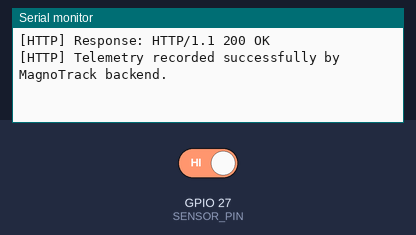
A sketch run on a simulated ESP32. Shown: the last lines printed to the serial monitor. Inputs (shaded band) come from the test bench; at power-on: GPIO 27 (SENSOR_PIN) HIGH. WiFi joins after 1.5 s; servers stay silent unless stated; uploads are accepted with an empty reply.

Above: at 3.7 s.
3.8 s: GPIO 27 (SENSOR_PIN) driven LOW
At 4.73 s:
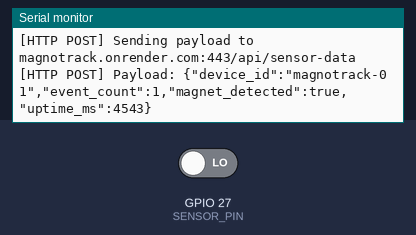
8.0 s: GPIO 27 (SENSOR_PIN) driven HIGH
At 8.74 s:
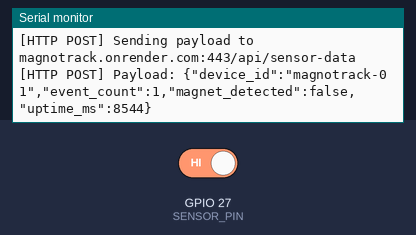
Timing chart, 0 to 11.0 s (numbered marks = the images above; inputs shaded):
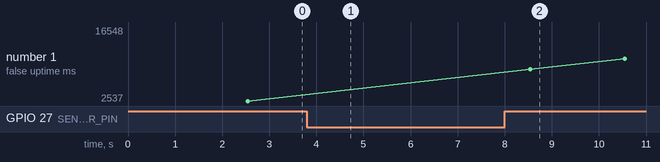

The sketch:

esp32_magnotrack.ino
```cpp
/*
 * ======================================================================================
 * MagnoTrack: IoT-Based Magnetic Event Logging & Activity Monitoring System
 * ======================================================================================
 * Hardware:
 *   - ESP32 Development Board (e.g., ESP32 DevKit V1)
 *   - A3144 Hall-Effect Sensor Module (HW-477 with onboard LM393 comparator)
 *   - Two Small Permanent Magnets (Neodymium or Ferrite)
 *
 * Pin Connections:
 *   - HW-477 VCC  -> ESP32 3.3V (protects ESP32 GPIO logic level)
 *   - HW-477 GND  -> ESP32 GND
 *   - HW-477 DO   -> ESP32 GPIO 27 (configured with INPUT_PULLUP)
 *   - HW-477 AO   -> Not Connected (A3144 is a digital threshold switch)
 *
 * Sensor Behavior:
 *   - A3144 is active LOW: DO = LOW when South magnetic pole is present.
 *   - DO = HIGH when no magnetic field is detected.
 *   - Interrupt triggered on FALLING edge increments cumulative event count.
 *   - 50ms software debounce suppresses mechanical/magnetic bounce.
 * ======================================================================================
 */

#include <WiFi.h>
#include <WiFiClientSecure.h>

// ======================================================================================
// 1. CONFIGURATION PARAMETERS
// ======================================================================================

// Wi-Fi or Mobile Hotspot Credentials
const char* WIFI_SSID     = "Al-Haji";       // Your Wi-Fi or Mobile Hotspot Name
const char* WIFI_PASSWORD = "94971148";      // Enter your Wi-Fi or Hotspot password

// Backend API Endpoint on Render
const char* API_URL       = "https://magnotrack.onrender.com/api/sensor-data";

// Device & Sensor Hardware Pins
const char* DEVICE_ID            = "magnotrack-01";
const int   SENSOR_PIN           = 27;    // GPIO 27 connected to HW-477 DO pin
const unsigned long TRANSMIT_INTERVAL_MS = 2000;  // Send telemetry every 2 seconds
const unsigned long DEBOUNCE_DELAY_US    = 50000; // 50ms debounce window

// ======================================================================================
// 2. GLOBAL VARIABLES & INTERRUPT SERVICE ROUTINE (ISR)
// ======================================================================================

volatile unsigned long cumulativeEvents = 0;
volatile unsigned long lastDebounceMicros = 0;
portMUX_TYPE isrMux = portMUX_INITIALIZER_UNLOCKED;

unsigned long lastTransmitMillis = 0;

// Interrupt Service Routine: increments cumulative event count on magnetic field trigger
void IRAM_ATTR onMagnetDetectedISR() {
  unsigned long currentMicros = micros();
  // 50,000 microseconds = 50ms software debounce
  if (currentMicros - lastDebounceMicros >= DEBOUNCE_DELAY_US) {
    portENTER_CRITICAL_ISR(&isrMux);
    cumulativeEvents++;
    lastDebounceMicros = currentMicros;
    portEXIT_CRITICAL_ISR(&isrMux);
  }
}

// Safely read cumulative event count from ISR variable
unsigned long getEventCountSafe() {
  unsigned long count;
  portENTER_CRITICAL(&isrMux);
  count = cumulativeEvents;
  portEXIT_CRITICAL(&isrMux);
  return count;
}

// ======================================================================================
// 3. WI-FI MANAGEMENT
// ======================================================================================

void connectWiFi() {
  if (WiFi.status() == WL_CONNECTED) return;

  Serial.println();
  Serial.println("==================================================");
  Serial.print("Connecting to Wi-Fi: ");
  Serial.println(WIFI_SSID);

  WiFi.mode(WIFI_STA);
  WiFi.begin(WIFI_SSID, WIFI_PASSWORD);

  unsigned long startAttempt = millis();
  int dots = 0;

  // Timeout after 25 seconds of connection attempts
  while (WiFi.status() != WL_CONNECTED && millis() - startAttempt < 25000) {
    delay(500);
    Serial.print(".");
    dots++;
    if (dots % 40 == 0) Serial.println();
  }

  Serial.println();
  if (WiFi.status() == WL_CONNECTED) {
    Serial.println(">>> Wi-Fi Connected Successfully!");
    Serial.print(">>> IP Assigned: ");
    Serial.println(WiFi.localIP());
    Serial.print(">>> Signal Strength (RSSI): ");
    Serial.print(WiFi.RSSI());
    Serial.println(" dBm");
  } else {
    Serial.println(">>> [WARNING] Wi-Fi connection timed out!");
    Serial.println(">>> Please verify SSID and password, and ensure 2.4 GHz band is enabled.");
  }
  Serial.println("==================================================");
}

// ======================================================================================
// 4. HTTP / HTTPS TELEMETRY TRANSMISSION (DIRECT SECURE SOCKET)
// ======================================================================================

void sendTelemetry() {
  if (WiFi.status() != WL_CONNECTED) {
    Serial.println("[HTTP] Wi-Fi not connected. Attempting reconnection...");
    connectWiFi();
    if (WiFi.status() != WL_CONNECTED) {
      Serial.println("[HTTP] Skipping transmission: No network connection.");
      return;
    }
  }

  // 1. Snapshot current hardware states
  unsigned long countSnapshot = getEventCountSafe();
  // HW-477 DO goes LOW when magnetic field is detected
  bool magnetDetected = (digitalRead(SENSOR_PIN) == LOW);
  unsigned long uptimeMs = millis();

  // 2. Build JSON payload string
  String payload = "{";
  payload += "\"device_id\":\"" + String(DEVICE_ID) + "\",";
  payload += "\"event_count\":" + String(countSnapshot) + ",";
  payload += "\"magnet_detected\":" + String(magnetDetected ? "true" : "false") + ",";
  payload += "\"uptime_ms\":" + String(uptimeMs);
  payload += "}";

  // 3. Parse host and path from API_URL
  String urlStr = String(API_URL);
  bool isHttps = urlStr.startsWith("https://");
  String temp = isHttps ? urlStr.substring(8) : (urlStr.startsWith("http://") ? urlStr.substring(7) : urlStr);

  int slashIdx = temp.indexOf('/');
  String host = (slashIdx >= 0) ? temp.substring(0, slashIdx) : temp;
  String path = (slashIdx >= 0) ? temp.substring(slashIdx) : "/";

  int port = isHttps ? 443 : 80;
  int colonIdx = host.indexOf(':');
  if (colonIdx >= 0) {
    port = host.substring(colonIdx + 1).toInt();
    host = host.substring(0, colonIdx);
  }

  Serial.printf("[HTTP POST] Sending payload to %s:%d%s\n", host.c_str(), port, path.c_str());
  Serial.print("[HTTP POST] Payload: ");
  Serial.println(payload);

  if (isHttps) {
    // Direct TLS/SSL connection with SNI support to prevent Cloudflare 400 errors
    WiFiClientSecure secureClient;
    secureClient.setInsecure(); // Skip certificate bundle validation on ESP32
    secureClient.setTimeout(10); // 10 second socket timeout

    if (!secureClient.connect(host.c_str(), port)) {
      Serial.println("[HTTP ERROR] Secure TLS handshake failed! Check network/host.");
      return;
    }

    // Send HTTP POST over encrypted TLS tunnel
    secureClient.print("POST " + path + " HTTP/1.1\r\n");
    secureClient.print("Host: " + host + "\r\n");
    secureClient.print("User-Agent: ESP32-MagnoTrack\r\n");
    secureClient.print("Content-Type: application/json\r\n");
    secureClient.print("Connection: close\r\n");
    secureClient.print("Content-Length: " + String(payload.length()) + "\r\n");
    secureClient.print("\r\n");
    secureClient.print(payload);

    // Wait for server response
    unsigned long timeout = millis();
    while (secureClient.available() == 0) {
      if (millis() - timeout > 8000) {
        Serial.println("[HTTP ERROR] Timeout waiting for Render response.");
        secureClient.stop();
        return;
      }
      delay(10);
    }

    String statusLine = secureClient.readStringUntil('\n');
    statusLine.trim();
    Serial.printf("[HTTP] Response: %s\n", statusLine.c_str());

    if (statusLine.indexOf("200") > 0 || statusLine.indexOf("201") > 0) {
      Serial.println("[HTTP] Telemetry recorded successfully by MagnoTrack backend.");
    } else {
      Serial.println("[HTTP] Notice: Non-200 status response.");
    }

    secureClient.stop();

  } else {
    // Plain HTTP for local development
    WiFiClient client;
    client.setTimeout(10);

    if (!client.connect(host.c_str(), port)) {
      Serial.println("[HTTP ERROR] Connection to host failed.");
      return;
    }

    client.print("POST " + path + " HTTP/1.1\r\n");
    client.print("Host: " + host + "\r\n");
    client.print("User-Agent: ESP32-MagnoTrack\r\n");
    client.print("Content-Type: application/json\r\n");
    client.print("Connection: close\r\n");
    client.print("Content-Length: " + String(payload.length()) + "\r\n");
    client.print("\r\n");
    client.print(payload);

    unsigned long timeout = millis();
    while (client.available() == 0) {
      if (millis() - timeout > 8000) {
        Serial.println("[HTTP ERROR] Timeout waiting for local server response.");
        client.stop();
        return;
      }
      delay(10);
    }

    String statusLine = client.readStringUntil('\n');
    statusLine.trim();
    Serial.printf("[HTTP] Response: %s\n", statusLine.c_str());

    if (statusLine.indexOf("200") > 0 || statusLine.indexOf("201") > 0) {
      Serial.println("[HTTP] Telemetry recorded successfully by MagnoTrack backend.");
    }

    client.stop();
  }
}

// ======================================================================================
// 5. SETUP & MAIN LOOP
// ======================================================================================

void setup() {
  Serial.begin(115200);
  delay(1000);

  Serial.println("\n");
  Serial.println("##################################################");
  Serial.println("# MagnoTrack: ESP32 IoT Magnetic Event Monitor   #");
  Serial.println("##################################################");

  // Configure A3144 Hall-Effect Sensor Pin
  // Internal pullup ensures HIGH state when magnet is away
  pinMode(SENSOR_PIN, INPUT_PULLUP);

  // Attach interrupt for real-time edge counting
  attachInterrupt(digitalPinToInterrupt(SENSOR_PIN), onMagnetDetectedISR, FALLING);
  Serial.printf("[HARDWARE] Sensor configured on GPIO %d (FALLING interrupt attached)\n", SENSOR_PIN);

  // Initial Wi-Fi connection
  connectWiFi();

  Serial.println("[SYSTEM] Setup completed. Entering telemetry loop...\n");
}

void loop() {
  // Check Wi-Fi connection and reconnect if lost
  if (WiFi.status() != WL_CONNECTED) {
    connectWiFi();
  }

  // Periodic telemetry transmission
  unsigned long now = millis();
  if (now - lastTransmitMillis >= TRANSMIT_INTERVAL_MS) {
    lastTransmitMillis = now;
    sendTelemetry();
  }

  // Small delay to yield to ESP32 RTOS background tasks
  delay(10);
}
```

Measured:
- after the input at 3.8 s, the serial monitor: prints a new line after 0.74 s (image 1)
- after the input at 8.0 s, the serial monitor: prints a new line after 0.55 s (image 2)
- plotted number 1: 2537 → 16548 after the input at 8.0 s
